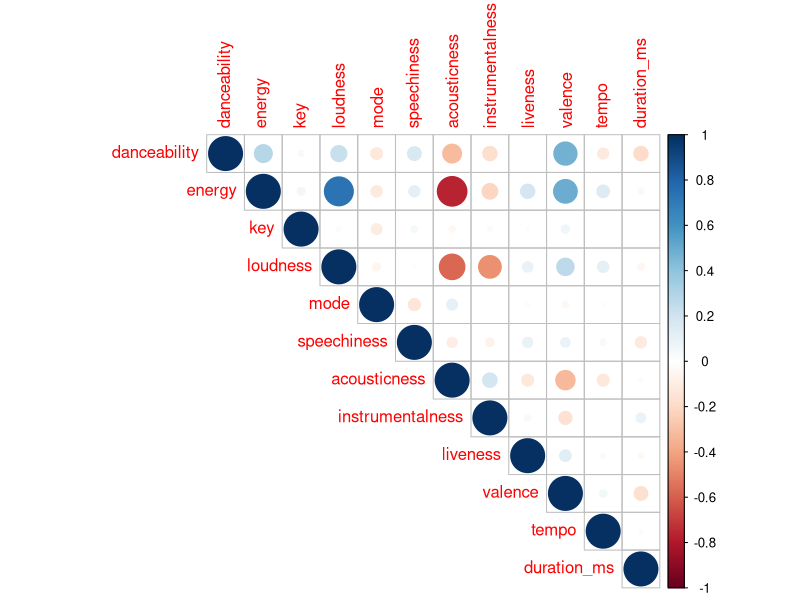
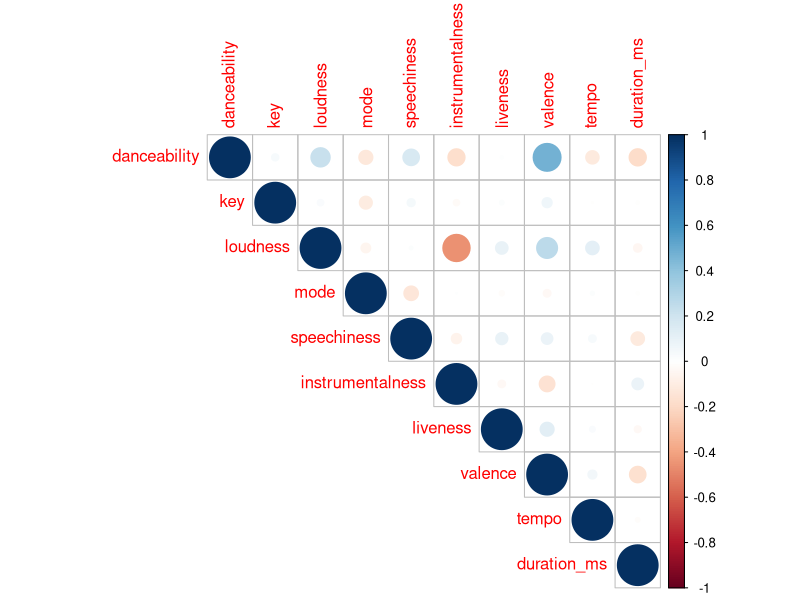

The R source for these figures, in order:
##############################################################
#Dealing with Multicollinearity and choose variables to use
#Identify correlation between variables 
#Remove highly correlated variables
##############################################################
#Read songs featuers csv
songs_features <- read.csv(file = "songFeatures.csv", header = TRUE, sep = ",")
#Subset file to keep only songs feature columns
features <- songs_features[4:15]
#Identify correlation between features
cor(features[,unlist(lapply(features, is.numeric))], use = 'complete.obs')
#Plot correlation
install.packages("corrplot")
library(corrplot)
M <- cor(features[,unlist(lapply(features, is.numeric))], use = 'complete.obs')
corrplot(M, type="upper")
#Choose variables to keep by using function findCorrelation
install.packages("caret")
library(caret)
findCorrelation(M, cutoff = 0.5, verbose = FALSE, names = TRUE, exact = ncol(M) <100)
#Remove highly correlated features
N <- features[-c(2,7)]
cor_N <- cor(N[,unlist(lapply(N, is.numeric))], use = 'complete.obs')
#Plot correlation
corrplot(cor_N, type = "upper")
#New csv without highly correlated features
songs_variables <-  songs_features[-c(5,10)]
#Write new csv
write.csv(songs_variables, "features.csv")
